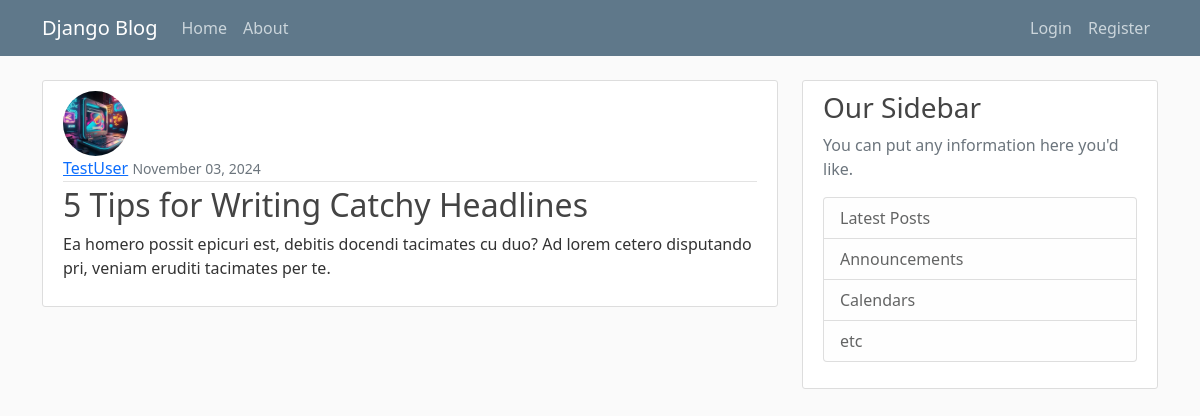
The page /post/25 on the database its author committed.
### blog/models.py (models this page shows, shortened)
class Post(models.Model):
    title = models.CharField(max_length =100)
    content = models.TextField()
    date_posted = models.DateTimeField(default = timezone.now)
    author = models.ForeignKey (User, on_delete = models.CASCADE)

### user/models.py (models this page shows, shortened)
class Profile(models.Model):
    user = models.OneToOneField(User, on_delete=models.CASCADE)
    image = models.ImageField(default='profile_pics/default.jpg', upload_to='profile_pics')

### blog/views.py (the view)
# urls.py: path('post/<int:pk>', PostDetailView.as_view(), name= 'post-detail'), #para ver cada post de manera individual
class PostDetailView(DetailView):
    model = Post

### blog/templates/blog/post_detail.html (shortened to what this page needs)
{% extends "blog/base.html" %}
{% block content %}
    <article class="media content-section">
      <img class="rounded-circle article-img" src="{{ object.author.profile.image.url }}">
        <div class="media-body">
          <div class="article-metadata">
            <a class="mr-2" href="{% url 'user-posts' object.author.username %}">{{ object.author }}</a>
            <small class="text-muted">{{ object.date_posted |date:"F d, Y" }}</small>
          </div>
          <h2 class="article-title">{{ object.title }}</h2>
          <p class="article-content">{{ object.content }}</p>
        </div>
      </article>
{% endblock content%}

### blog/static/blog/main.css (style rules this page uses)
body { background: #fafafa; color: #333333; margin-top: 5rem; }
h1, h2, h3, h4, h5, h6 { color: #444444; }
.content-section { background: #ffffff; padding: 10px 20px; border: 1px solid #dddddd; border-radius: 3px; margin-bottom: 20px; }
.article-title { color: #444444; }
.article-content { white-space: pre-line; }
.article-img { height: 65px; width: 65px; margin-right: 16px; }
.article-metadata { padding-bottom: 1px; margin-bottom: 4px; border-bottom: 1px solid #e3e3e3 }

### rows shown on the page
Post: author.profile.image (placeholder picture), author "TestUser", date_posted "November 03, 2024", title "5 Tips for Writing Catchy Headlines", content "Ea homero possit epicuri est, debitis docendi tacimates cu duo? Ad lorem cetero disputando pri, veniam eruditi tacimates per te."
